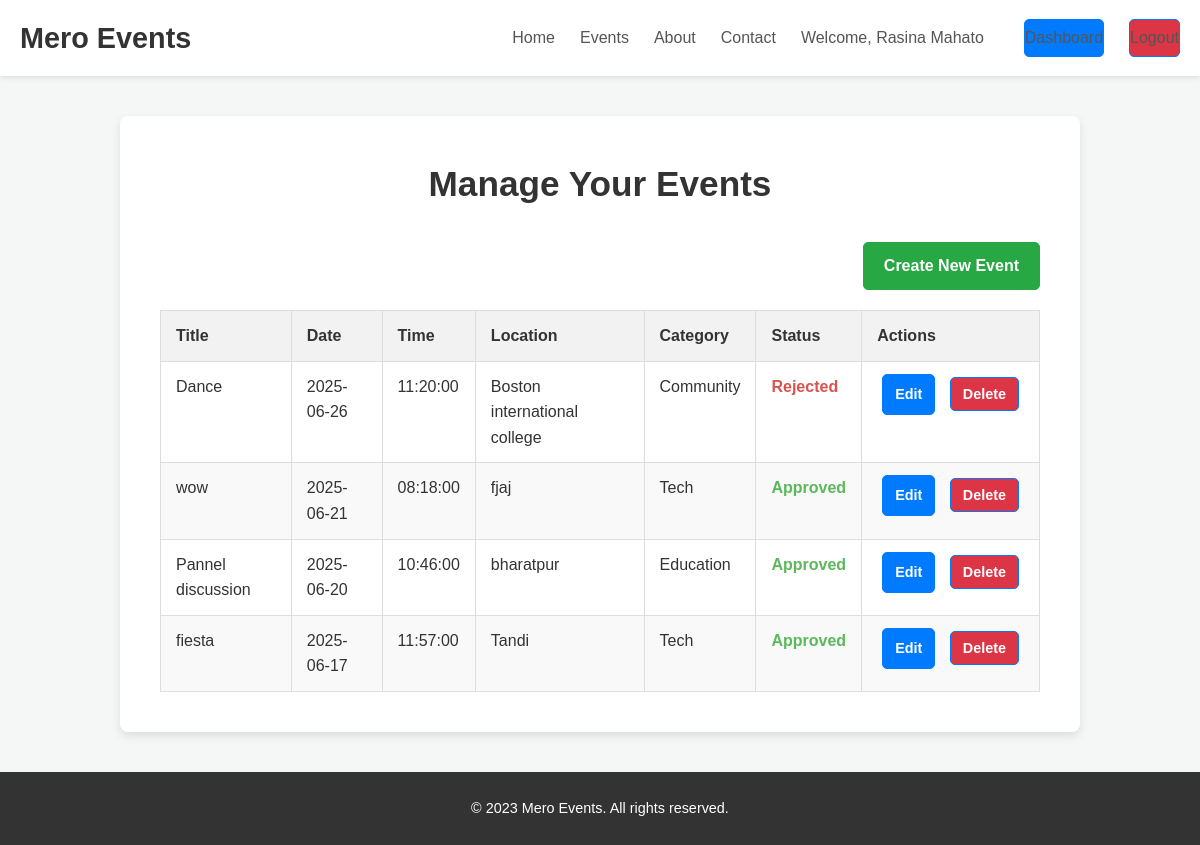
The app's page /organizer-dashboard/manage-events.php (signed in) with its own data.
### tables this page shows
CREATE TABLE `events` (
  `id` int(11) NOT NULL,
  `title` varchar(200) DEFAULT NULL,
  `description` text DEFAULT NULL,
  `event_date` date DEFAULT NULL,
  `event_time` time DEFAULT NULL,
  `location` varchar(255) DEFAULT NULL,
  `category` varchar(100) DEFAULT NULL,
  `organizer_id` int(11) DEFAULT NULL,
  `status` enum('pending','approved','rejected') DEFAULT 'pending',
  `total_tickets` int(11) DEFAULT 0,
  `tickets_booked` int(11) DEFAULT 0
);

### organizer-dashboard/manage-events.php (the view, shortened to what this page needs)
<?php
require_once '../includes/config.php';
$organizer_id = $_SESSION["user_id"];
$events = [];
$sql = "SELECT id, title, description, event_date, event_time, location, category, status FROM events WHERE organizer_id = ? ORDER BY event_date DESC, event_time DESC";
if ($stmt = $conn->prepare($sql)) {
    $stmt->bind_param("i", $organizer_id);
    if ($stmt->execute()) {
        $result = $stmt->get_result();
        while ($row = $result->fetch_assoc()) {
            $events[] = $row;
        }
    } else {
        $message = "<div class='error-msg'>Error fetching events: " . $stmt->error . "</div>";
    }
} else {
    $message = "<div class='error-msg'>Database error: Could not prepare fetch statement.</div>";
}
?>
<!DOCTYPE html>
<html lang="en">
<head>
    <link rel="stylesheet" href="../assets/css/style.css">
</head>
<body>
    <header class="main-header">
        <div class="container">
            <nav class="main-nav">
                <a href="../index.php" class="site-logo">Mero Events</a>
                <ul class="nav-links">
                    <li><a href="../index.php">Home</a></li>
                    <li><a href="../events.php">Events</a></li>
                    <li><a href="../about.php">About</a></li>
                    <li><a href="../contact.php">Contact</a></li>
                    <?php
                    $dashboard_link = 'dashboard.php';
                    echo '<li class="welcome-message">Welcome, ' . htmlspecialchars($_SESSION["user_name"]) . '</li>';
                    echo '<li><a href="' . htmlspecialchars($dashboard_link) . '" class="btn btn-primary">Dashboard</a></li>';
                    echo '<li><a href="../logout.php" class="btn btn-primary" style="background-color: #dc3545;">Logout</a></li>';
                    ?>
                </ul>
            </nav>
        </div>
    </header>
    <main>
        <div class="manage-events-container">
            <h2>Manage Your Events</h2>
            <div class="action-links">
                <a href="create-event.php" class="btn btn-secondary">Create New Event</a>
            </div>
            <?php if (!empty($events)): ?>
                <table class="events-table">
                    <thead>
                        <tr>
                            <th>Title</th>
                            <th>Date</th>
                            <th>Time</th>
                            <th>Location</th>
                            <th>Category</th>
                            <th>Status</th>
                            <th>Actions</th>
                        </tr>
                    </thead>
                    <tbody>
                        <?php foreach ($events as $event): ?>
                            <tr>
                                <td><?php echo htmlspecialchars($event['title']); ?></td>
                                <td><?php echo htmlspecialchars($event['event_date']); ?></td>
                                <td><?php echo htmlspecialchars($event['event_time']); ?></td>
                                <td><?php echo htmlspecialchars($event['location']); ?></td>
                                <td><?php echo htmlspecialchars($event['category']); ?></td>
                                <td>
                                    <?php
                                        $status_class = '';
                                        switch ($event['status']) {
                                            case 'approved': $status_class = 'status-approved'; break;
                                            case 'rejected': $status_class = 'status-rejected'; break;
                                        }
                                    ?>
                                    <span class="<?php echo $status_class; ?>">
                                        <?php echo htmlspecialchars(ucfirst($event['status'])); ?>
                                    </span>
                                </td>
                                <td class="actions">
                                    <a href="edit-event.php?id=<?php echo $event['id']; ?>" class="btn btn-primary">Edit</a>
                                    <form action="<?php echo htmlspecialchars($_SERVER['PHP_SELF']); ?>" method="post" style="display:inline-block;" onsubmit="return confirm('Are you sure you want to delete this event? This action cannot be undone.');">
                                        <button type="submit" class="btn btn-primary" style="background-color: #dc3545;">Delete</button>
                                    </form>
                                </td>
                            </tr>
                        <?php endforeach; ?>
                    </tbody>
                </table>
            <?php else: ?>
                <div class="no-events-msg">
                    <p>You haven't created any events yet. <a href="create-event.php">Create your first event!</a></p>
                </div>
            <?php endif; ?>
        </div>
    </main>
    <footer class="main-footer">
        <div class="container">
            <p>© 2023 Mero Events. All rights reserved.</p>
        </div>
    </footer>
</body>
</html>

### assets/css/style.css (style rules this page uses)
* { box-sizing: border-box; margin: 0; padding: 0; }
body { font-family: Arial, sans-serif; line-height: 1.6; color: #333; background-color: #f4f7f6; }
.container { max-width: 1200px; margin: 0 auto; padding: 0 20px; }
a { text-decoration: none; color: #007bff; }
.btn { display: inline-block; padding: 10px 20px; border-radius: 5px; font-weight: bold; text-align: center; transition: background-color 0.3s ease; }
.btn-primary { background-color: #007bff; color: #fff; border: 1px solid #007bff; }
.btn-secondary { background-color: #28a745; color: #fff; border: 1px solid #28a745; }
.main-header { background-color: #fff; box-shadow: 0 2px 5px rgba(0,0,0,0.1); padding: 15px 0; }
.main-nav { display: flex; justify-content: space-between; align-items: center; }
.site-logo { font-size: 1.8em; font-weight: bold; color: #333; margin-right: 20px; }
.nav-links { list-style: none; display: flex; align-items: center; }
.nav-links li { margin-left: 25px; }
.nav-links a { color: #555; font-weight: 500; padding: 5px 0; transition: color 0.3s ease; }
.main-footer { background-color: #333; color: #fff; text-align: center; padding: 25px 0; font-size: 0.9em; margin-top: 40px; }
.main-footer p { margin: 0; }

### organizer-dashboard/manage-events.php (style rules this page uses)
body { font-family: Arial, sans-serif; background-color: #f4f7f6; margin: 0; display: flex; flex-direction: column; min-height: 100vh; }
main { flex-grow: 1; padding: 40px 20px; display: flex; flex-direction: column; align-items: center; }
.manage-events-container { background-color: #fff; padding: 40px; border-radius: 8px; box-shadow: 0 4px 10px rgba(0, 0, 0, 0.1); width: 100%; max-width: 960px; margin: auto; }
.manage-events-container h2 { text-align: center; color: #333; margin-bottom: 30px; font-size: 2.2em; }
.action-links { text-align: right; margin-bottom: 20px; }
.action-links .btn { margin-left: 10px; }
.events-table { width: 100%; border-collapse: collapse; margin-top: 20px; }
.events-table th, .events-table td { border: 1px solid #ddd; padding: 12px 15px; text-align: left; vertical-align: top; }
.events-table th { background-color: #f2f2f2; color: #333; font-weight: bold; white-space: nowrap; }
.events-table tr:nth-child(even) { background-color: #f9f9f9; }
.events-table .actions { white-space: nowrap; text-align: center; }
.events-table .actions .btn { padding: 8px 12px; margin: 0 5px; font-size: 0.9em; }
.status-approved { color: #5cb85c; font-weight: bold; }
.status-rejected { color: #d9534f; font-weight: bold; }
.main-header { background-color: #fff; box-shadow: 0 2px 5px rgba(0,0,0,0.1); padding: 15px 0; }
.main-nav { display: flex; justify-content: space-between; align-items: center; }
.site-logo { font-size: 1.8em; font-weight: bold; color: #333; margin-right: 20px; text-decoration: none; }
.nav-links { list-style: none; display: flex; align-items: center; margin: 0; padding: 0; }
.nav-links li { margin-left: 25px; }
.nav-links a { color: #555; font-weight: 500; padding: 5px 0; transition: color 0.3s ease; text-decoration: none; }
.welcome-message { color: #555; font-weight: 500; margin-right: 15px; white-space: nowrap; }
.btn { display: inline-block; padding: 10px 20px; border-radius: 5px; font-weight: bold; text-align: center; transition: background-color 0.3s ease; text-decoration: none; }
.btn-primary { background-color: #007bff; color: #fff; border: 1px solid #007bff; }
.btn-secondary { background-color: #28a745; color: #fff; border: 1px solid #28a745; }
.main-footer { background-color: #333; color: #fff; text-align: center; padding: 25px 0; font-size: 0.9em; margin-top: auto; width: 100%; }
.container { max-width: 1200px; margin: 0 auto; padding: 0 20px; }

### records on screen
events: title "Dance", event_date "2025-06-26", event_time "11:20:00", location "Boston international college", category "Community", status "Rejected"
events: title "wow", event_date "2025-06-21", event_time "08:18:00", location "fjaj", category "Tech", status "Approved"
events: title "Pannel discussion", event_date "2025-06-20", event_time "10:46:00", location "bharatpur", category "Education", status "Approved"
events: title "fiesta", event_date "2025-06-17", event_time "11:57:00", location "Tandi", category "Tech", status "Approved"

### other values on screen
$_SESSION["user_name"] "Rasina Mahato"
